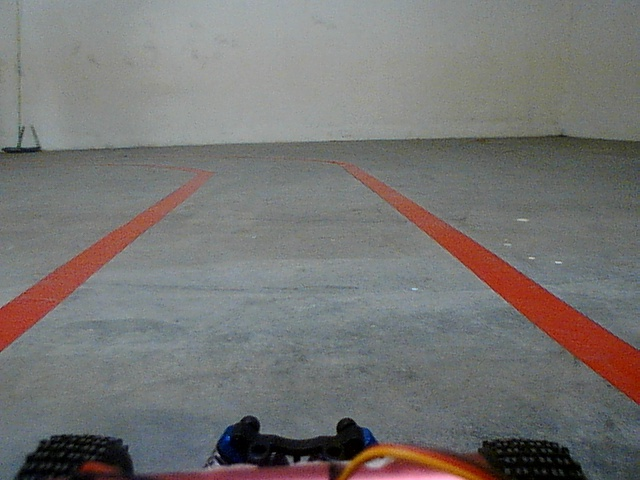
#> input picture suiron/samples/anticlockwise/20170910135424.jpg, 640 x 480 px
$ python -i SuironCV.py   (imports and definitions only)   (older library calls are emulated)
#> lines starting #> are read from the running program, lines starting #| are printed output that depends on the picture; after the words box and inside, x2 and y2 are one past the last pixel; in counts of white or black regions, pixels touching at a corner belong together
"""
SuironCV contains functions that does some preprocessing on the images
before it is fed into the feed forward network
"""
import math
import cv2
import numpy as np
import sys
sys.path.append(r'/home/ubuntuml/PycharmProjects/suiron')

from suiron.utils.helperfunctions import *

# Median blur
def get_median_blur(gray_frame):
    return cv2.medianBlur(gray_frame, 5)

# Canny edge detection
def get_canny(gray_frame):
    return cv2.Canny(gray_frame, 50, 200, apertureSize=3)

# Hough lines
# [114 lines left out: functions get_lane_lines, wrap_for_lanes, filter_for_lanes, not called in this run]

def bw_rgb_filter (frame,height=480, width=640, xgrad_thresh = (60,100), s_thresh = (80,250)):
#> called with height = 480, width = 640, xgrad_thresh = (60, 100), s_thresh = (80, 250)
    offset = 0
    offseth = 0
    pts = np.array([[(offset), (offset)], [(width), (offset)], [(width), (height/3)],
              [(offset), (height/3)]])
    #frame = cv2.resize(frame, (width/ratio, height/ratio), interpolation=cv2.INTER_CUBIC)
    #mframe = frame.astype('uint8')
    mframe=frame
    minRGB = np.array([0, 10, 0])
    maxRGB = np.array([255, 200, 255])
    maskRGB = cv2.inRange(mframe, minRGB, maxRGB)
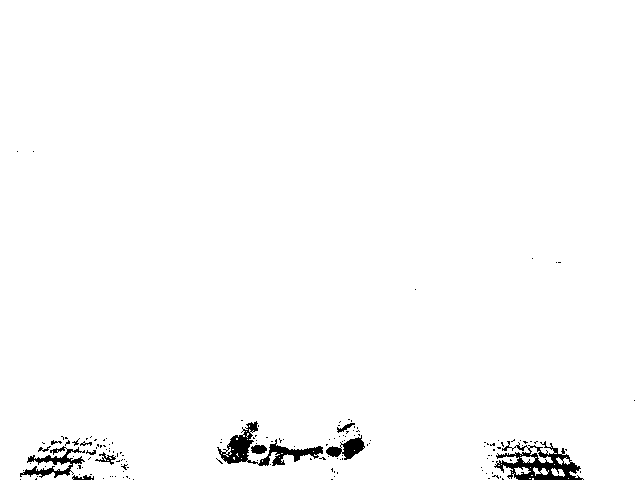
#> maskRGB: shape (480, 640); 98.4% white; 150 black regions (137 under 20 px), largest, box (x1, y1, x2, y2) and area: (494, 441, 584, 480) 1499, (217, 421, 323, 466) 1329, (20, 446, 85, 478) 688
    frame = cv2.bitwise_and(mframe, mframe, mask=maskRGB)

    gray = cv2.cvtColor(mframe, cv2.COLOR_RGB2GRAY)
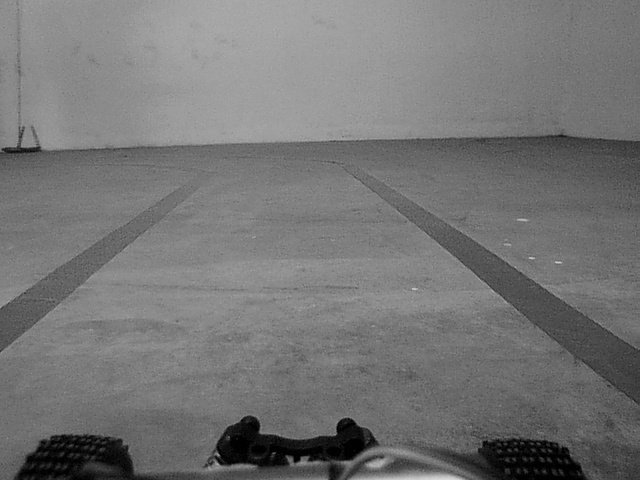
#> gray: shape (480, 640); min 0, max 218, mean 117.1
    sobelx = cv2.Sobel(gray, cv2.CV_64F, 1, 0)  # Take the derivative in x
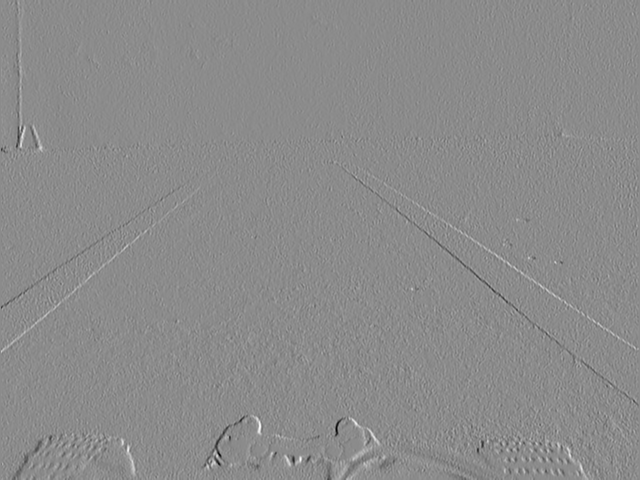
#> sobelx: shape (480, 640) float64; min -479, max 396, mean -0.3; drawn with min black and max white
    abs_sobelx = np.absolute(sobelx)  # Absolute x derivative to accentuate lines away from horizontal
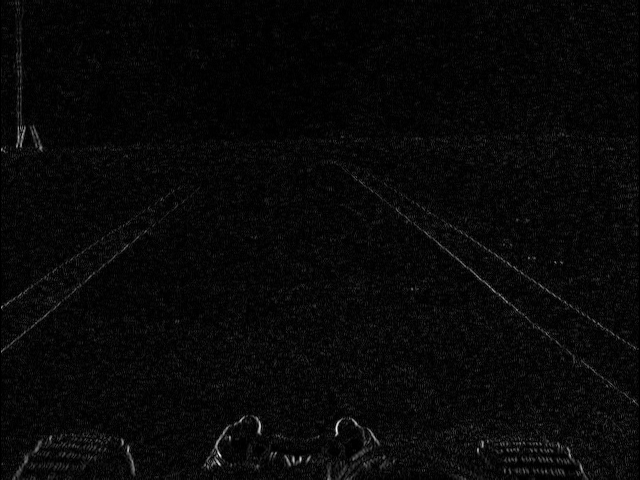
#> abs_sobelx: shape (480, 640) float64; min 0, max 479, mean 16.2; drawn with min black and max white
    scaled_sobel = np.uint8(255 * abs_sobelx / np.max(abs_sobelx))
    sxbinary = np.zeros_like(scaled_sobel)
    sxbinary[(scaled_sobel >= xgrad_thresh[0]) & (scaled_sobel <= xgrad_thresh[1])] = 255

    hls = cv2.cvtColor(frame, cv2.COLOR_RGB2HLS)
#> hls: shape (480, 640, 3); mean of channels 0, 1, 2 71.1, 117.3, 19.7
    s_channel = hls[:, :, 2]
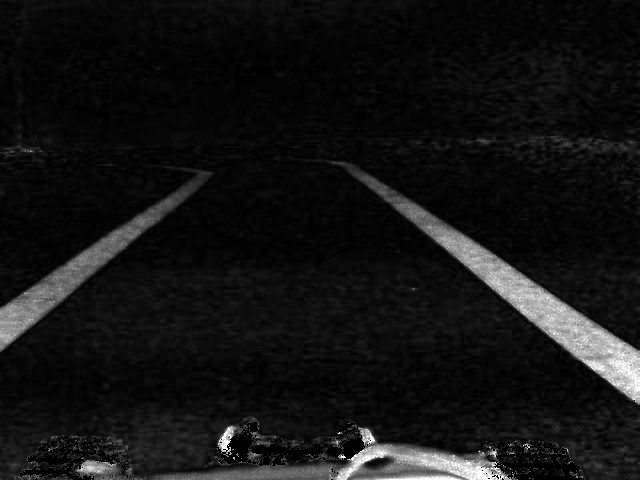
#> s_channel: shape (480, 640); min 0, max 255, mean 19.7
    s_binary = np.zeros_like(s_channel)

    s_binary[(s_channel >= s_thresh[0]) & (s_channel <= s_thresh[1])] = 255
#> (the run stopped early here; a loop or call above may not have finished)

$ run again, on suiron/samples/anticlockwise/20170910135426.jpg
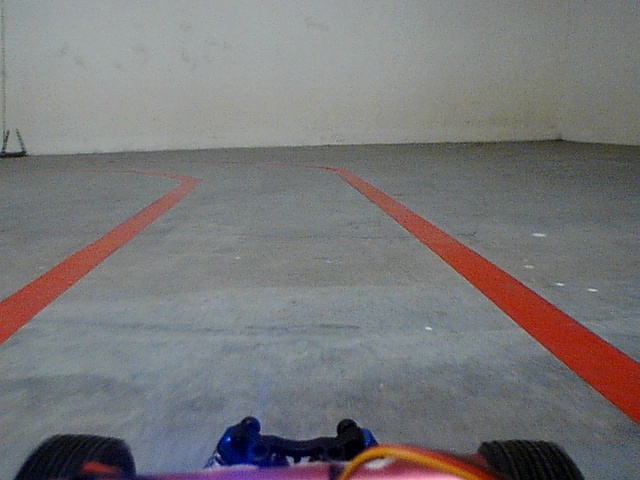
#> input picture suiron/samples/anticlockwise/20170910135426.jpg, 640 x 480 px
#> in bw_rgb_filter, `maskRGB = cv2.inRange(mframe, minRGB, maxRGB)`:
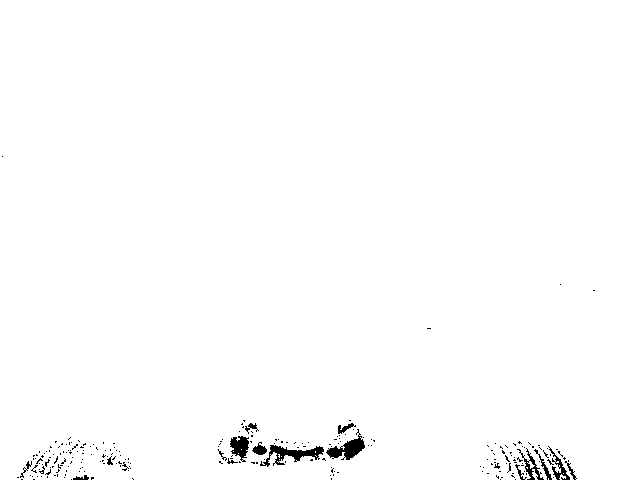
#> maskRGB: shape (480, 640); 99% white; 230 black regions (213 under 20 px), largest, box (x1, y1, x2, y2) and area: (260, 445, 324, 467) 526, (326, 429, 365, 460) 471, (230, 436, 249, 462) 310
#> hls: shape (480, 640, 3); mean of channels 0, 1, 2 76.4, 120.3, 21.2
#> in bw_rgb_filter, `s_channel = hls[:, :, 2]`:
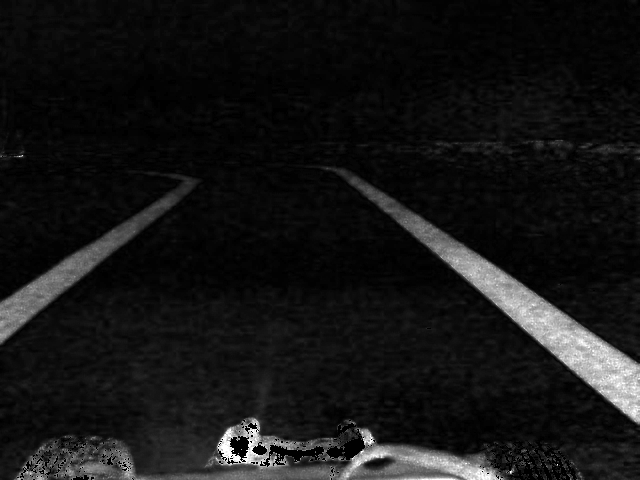
#> s_channel: shape (480, 640); min 0, max 255, mean 21.2

$ run again, on suiron/samples/anticlockwise/20170910135427.jpg
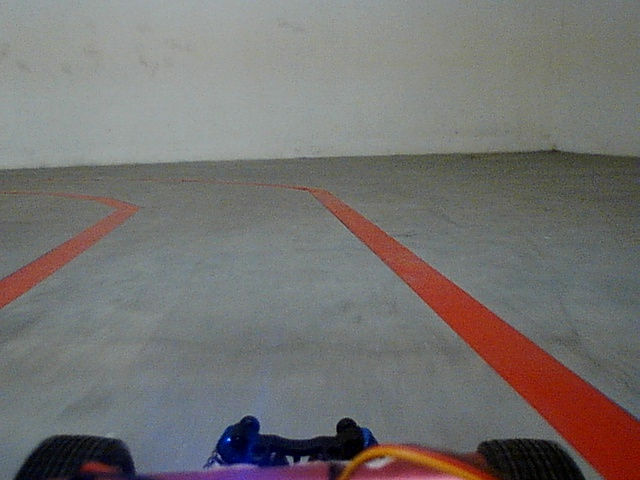
#> input picture suiron/samples/anticlockwise/20170910135427.jpg, 640 x 480 px
#> in bw_rgb_filter, `maskRGB = cv2.inRange(mframe, minRGB, maxRGB)`:
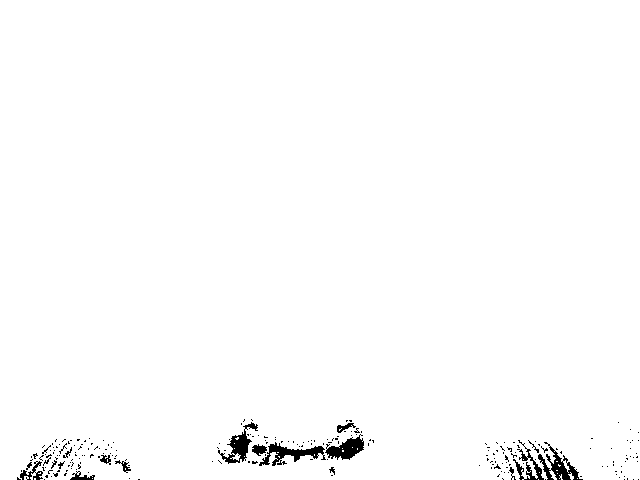
#> maskRGB: shape (480, 640); 98.7% white; 223 black regions (205 under 20 px), largest, box (x1, y1, x2, y2) and area: (259, 442, 326, 466) 604, (538, 442, 583, 480) 567, (325, 434, 364, 460) 526
#> hls: shape (480, 640, 3); mean of channels 0, 1, 2 67.3, 115.4, 23.6
#> in bw_rgb_filter, `s_channel = hls[:, :, 2]`:
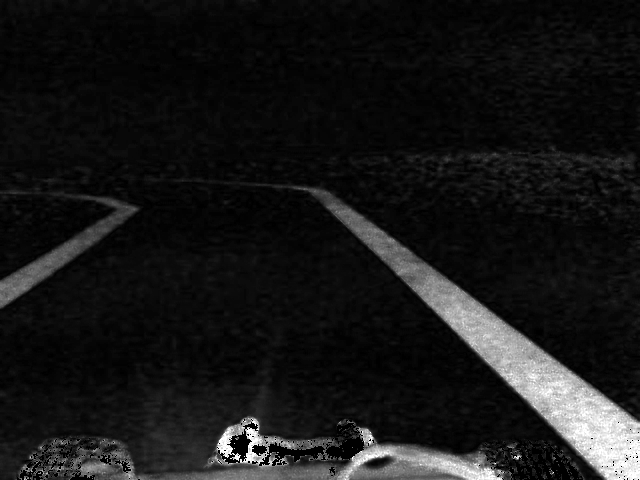
#> s_channel: shape (480, 640); min 0, max 255, mean 23.6
